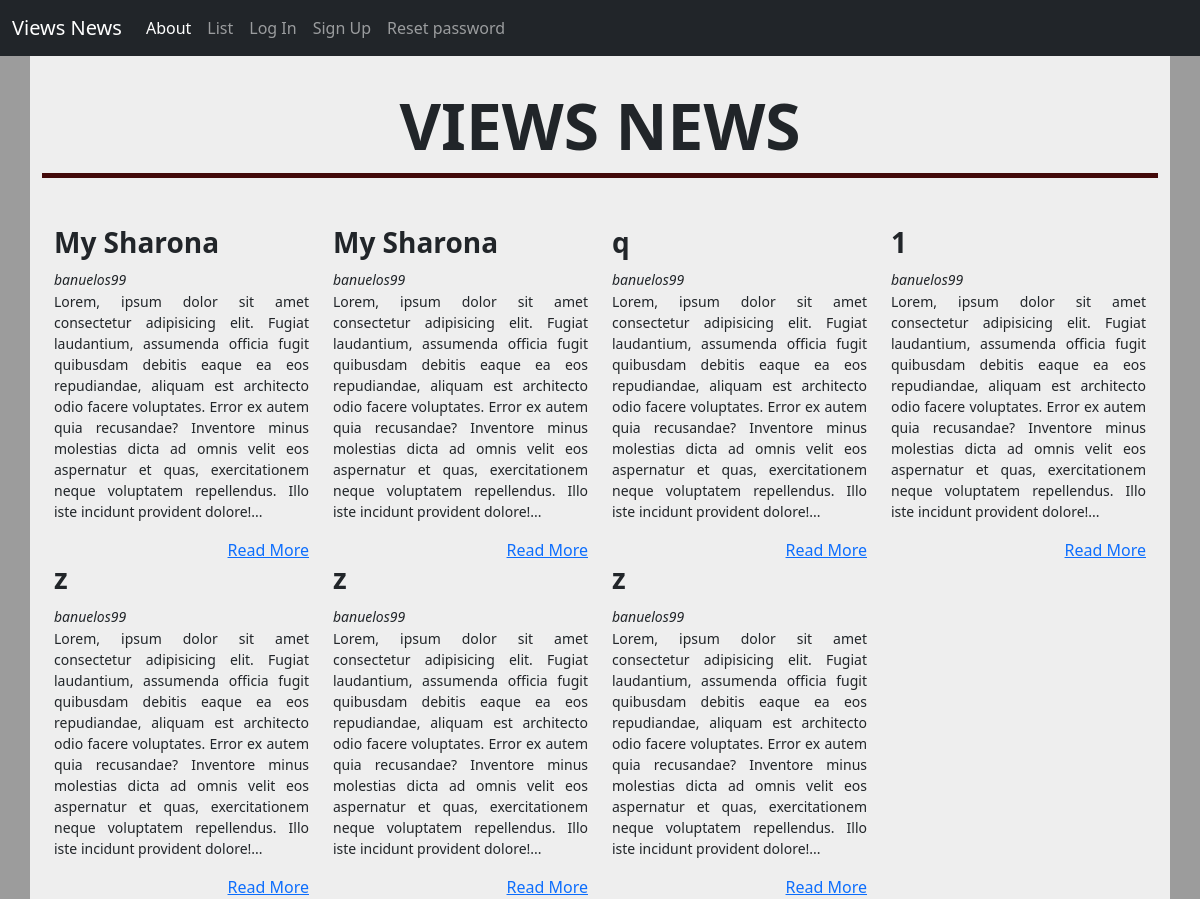
The page /articles/ on the database as committed earlier.
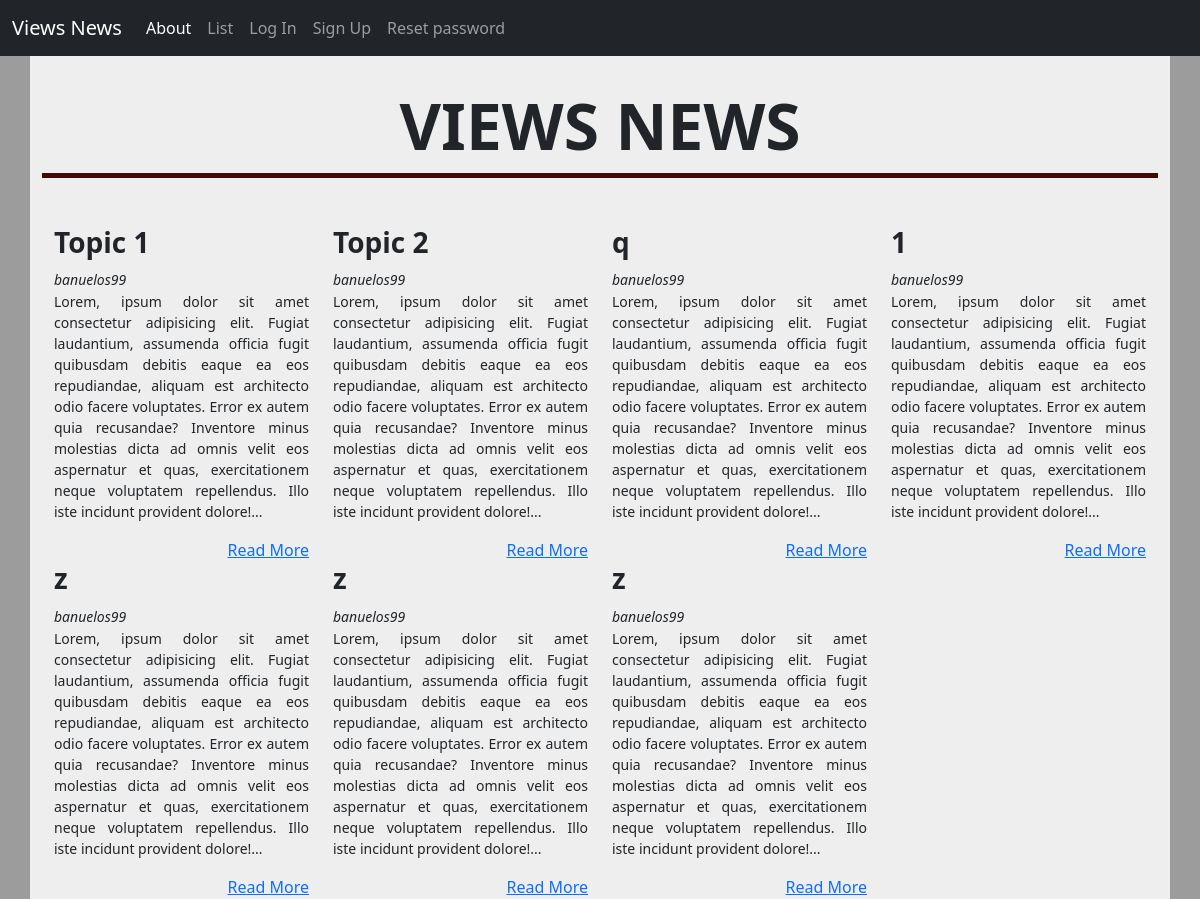
The same page on the database as committed later.
### articles/models.py (models this page shows, shortened)
class Article(models.Model):
    title = models.CharField(max_length=256)
    subtitle = models.CharField(max_length=256)
    author = models.ForeignKey(
        get_user_model(),
        on_delete=models.CASCADE
    )
    _type=models.ForeignKey(
        ArticleType,
        on_delete=models.CASCADE,
        blank=True,
        null=True
    )
    status=models.ForeignKey(
        Status,
        on_delete=models.CASCADE,
        blank=True,
        null=True
    )
    body = models.TextField()
    created_on = models.DateTimeField(auto_now_add=True)

### accounts/models.py (models this page shows)
class CustomUser(AbstractUser):
    role = models.ForeignKey(Role, on_delete=models.CASCADE, blank=True, null=True)
    department = models.ForeignKey(Department, on_delete=models.CASCADE, blank=True, null=True)
    from django.contrib.auth.models import User

### articles/views.py (the view)
# urls.py: path('', views.ArticleListView.as_view(), name="article_list"),
class ArticleListView(ListView):
	template_name = "articles/list.html"
	model = Article

### templates/articles/list.html (shortened to what this page needs)
{% extends 'base.html' %}
{% block content %}
<div class="container" style="background-color: rgb(238, 238, 238);">
    <div style="padding-top: 2rem; margin-bottom: 3rem" class="text-center">
        <h1 style="font-size: 4rem; font-weight: bold">VIEWS NEWS</h1>
        <div style="height: 0.3rem; background-color: rgb(66, 9, 9)"></div>
    </div>
    <div class="container">
        <div class="row">
            {% for article in article_list %}
            <div class="col-3">
                <h3 style="font-weight: bold">{{article.title}}</h3>
                <small style="font-style: italic">{{article.author}}</small>
                <p style="text-align:justify; font-size: 14px;">Lorem, ipsum dolor sit amet consectetur adipisicing
                    elit. Fugiat laudantium, assumenda officia fugit quibusdam debitis eaque ea eos repudiandae, aliquam
                    est architecto odio facere voluptates. Error ex autem quia recusandae? Inventore minus molestias
                    dicta ad omnis velit eos aspernatur et quas, exercitationem neque voluptatem repellendus. Illo iste
                    incidunt provident dolore!...</p>
                <a href="{% url 'article_detail' article.id %}" class="float-end">Read More</a>
            </div>
            {% endfor %}
        </div>
    </div>
</div>
{% endblock content %}

Rows that differ between the two databases and show on the page:
changed Article: title "My Sharona" → "Topic 1"
changed Article: title "My Sharona" → "Topic 2"
